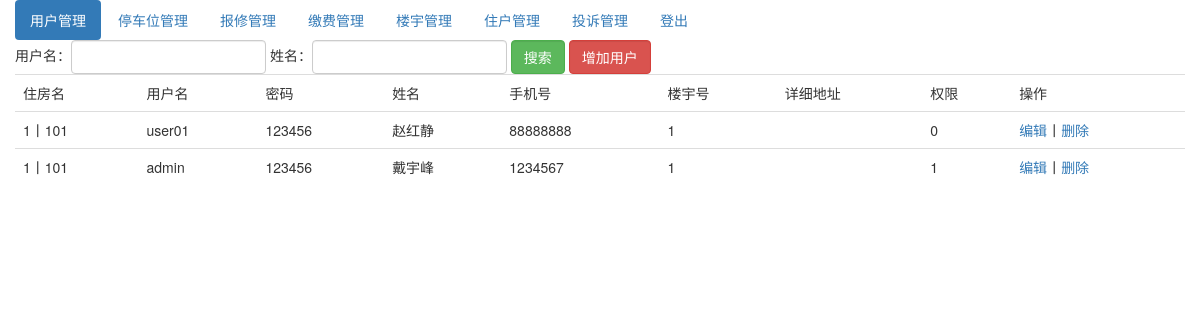
Page /index.php/member_admin on the earlier database version.
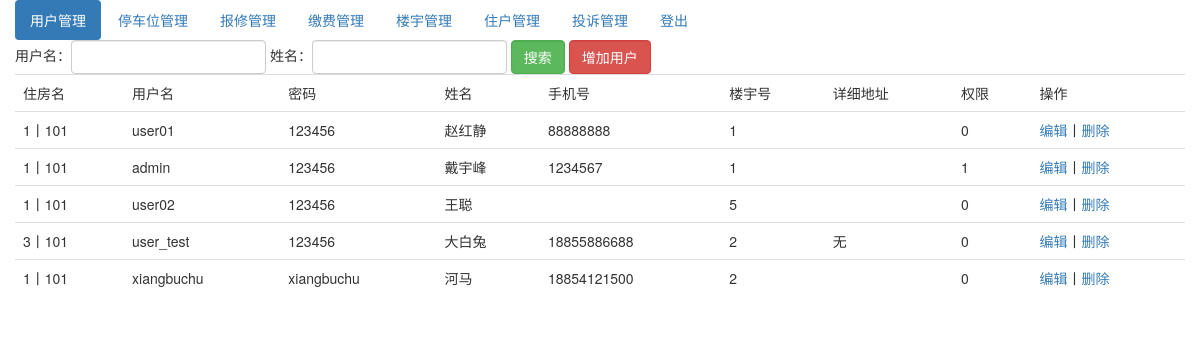
Same page on the later database version.
### tables this page shows
CREATE TABLE IF NOT EXISTS `member` (
  `member_id` int(255) NOT NULL AUTO_INCREMENT COMMENT '用户ID',
  `house_id` int(10) NOT NULL,
  `username` varchar(50) NOT NULL COMMENT '用户名',
  `password` varchar(50) NOT NULL COMMENT '密码',
  `name` varchar(255) NOT NULL COMMENT '姓名',
  `mobile` varchar(255) NOT NULL COMMENT '手机号',
  `building_num` int(10) NOT NULL COMMENT '楼宇号',
  `address_detail` varchar(255) DEFAULT NULL COMMENT '详细地址',
  `is_super` tinyint(1) NOT NULL DEFAULT '0' COMMENT '是否管理员 1是 0否',
  PRIMARY KEY (`member_id`)
);

### application/controllers/Member_admin.php (called while the page is built, shortened)
<?php
class Member_admin extends CI_Controller{
    public function __construct()
    {
        $this->load->helper('url_helper');
    }
    public function index(){
        $this->load->model('member_model');
        $this->load->model('house_model');
        $condition=array();
        $member_list=$this->member_model->getMemberList($condition);
        foreach($member_list as $key=>$value){
            $house_info=$this->house_model->getHouseInfo(array('house_id'=>$value['house_id']));
            $member_list[$key]['house_name']=$house_info['house_name'];
        }
        $data=array();
        $data['member_list']=$member_list;
        $this->load->view('templates/header_admin',$data);
        $this->load->view('member_index_admin',$data);
    }
}

### index.php (called while the page is built, shortened)
<?php
require_once BASEPATH.'core/CodeIgniter.php';

### application/models/Member_model.php (called while the page is built, shortened)
<?php
class Member_model extends CI_Model{
    public function getMemberList($condition=array())
    {
        $query=$this->db->get_where('member',$condition);
        return $query->result_array();
    }
}
?>

### application/models/House_model.php (called while the page is built, shortened)
<?php
class House_model extends CI_Model{
    public function getHouseInfo($condition){
        $query = $this->db->get_where('house',$condition);
        return $query->row_array();
    }
}
?>

### application/views/member_index_admin.php (the view, shortened to what this page needs)
<div class="container">
    <div class="row">
        <ul class="nav nav-pills">
            <li role="presentation" class="active"><a href="/index.php/member_admin/index">用户管理</a></li>
            <li role="presentation"><a href="/index.php/carport_admin/index">停车位管理</a></li>
            <li role="presentation"><a href="/index.php/repair_admin/index">报修管理</a></li>
            <li role="presentation"><a href="/index.php/charge_admin/index">缴费管理</a></li>
            <li role="presentation"><a href="/index.php/building_admin/index">楼宇管理</a></li>
            <li role="presentation"><a href="/index.php/house_admin/index">住户管理</a></li>
            <li role="presentation"><a href="/index.php/complain_admin/index">投诉管理</a></li>
            <li role="presentation"><a href="/index.php/Welcome/logout">登出</a></li>
        </ul>
    </div>
    <div class="row">
        <form method="get" class="form-inline" action="/index.php/Member_admin/index">
            <div class="form-group">用户名：<input type="text" class="form-control" name="username"></div>
            <div class="form-group">姓名：<input type="text" class="form-control" name="name"></div>
            <div class="form-group"><input type="submit" class="form-control btn-success" value="搜索"></div>
            <div class="form-group"><a class="form-control btn-danger" href="/index.php/Member_admin/add">增加用户</a></div>
        </form>
    </div>
    <div class="row">
        <table class="table">
            <tr>
                <td>住房名</td>
                <td>用户名</td>
                <td>密码</td>
                <td>姓名</td>
                <td>手机号</td>
                <td>楼宇号</td>
                <td>详细地址</td>
                <td>权限</td>
                <td>操作</td>
            </tr>
            <?php foreach($member_list as $value){ ?>
                <tr>
                    <td><?php echo $value['house_name']; ?></td>
                    <td><?php echo $value['username']; ?></td>
                    <td><?php echo $value['password']; ?></td>
                    <td><?php echo $value['name']; ?></td>
                    <td><?php echo $value['mobile']; ?></td>
                    <td><?php echo $value['building_num']; ?></td>
                    <td><?php echo $value['address_detail']; ?></td>
                    <td><?php echo $value['is_super']; ?></td>
                    <td><a href="/index.php/Member_admin/showEdit?member_id=<?php echo $value['member_id']; ?>">编辑</a>丨<a href="/index.php/Member_admin/delete?member_id=<?php echo $value['member_id']; ?>">删除</a></td>
                </tr>
            <?php } ?>
        </table>
    </div>
</div>

### application/views/templates/header_admin.php (shortened to what this page needs)
<!DOCTYPE html>
<html lang="zh-CN">
<head>
    <link href="<?php echo base_url(); ?>/bootstrap/css/bootstrap.min.css" rel="stylesheet">
</head>
<body>

Differences in the rows shown:
added member: house_name "1丨101", username "user02", password "123456", name "王聪", building_num "5", is_super "0"
added member: house_name "3丨101", username "user_test", password "123456", name "大白兔", mobile "18855886688", building_num "2", address_detail "无", is_super "0"
added member: house_name "1丨101", username "xiangbuchu", password "xiangbuchu", name "河马", mobile "18854121500", building_num "2", is_super "0"
